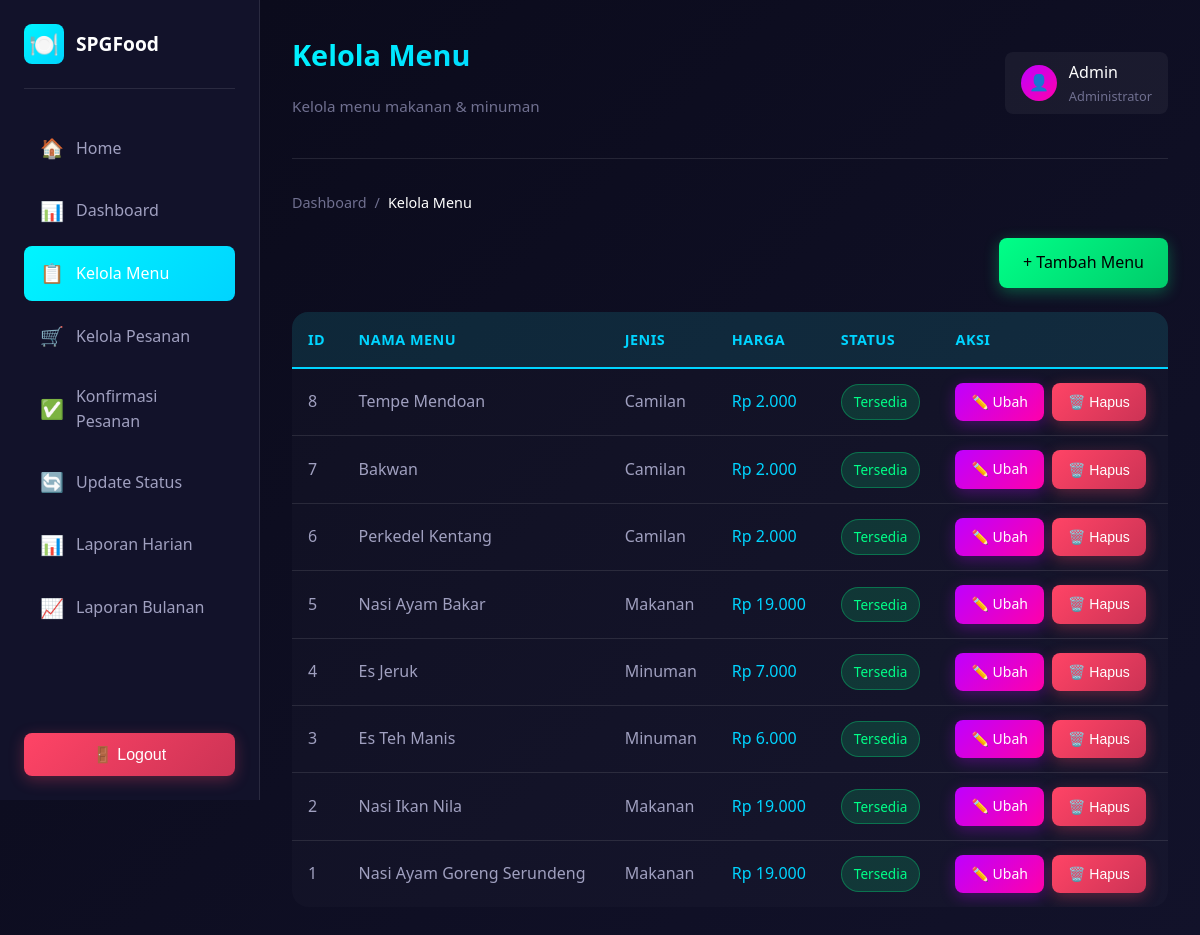
The page /kelola_menu.php (signed in) on the database its author committed.
### tables this page shows
CREATE TABLE `data_menu` (
  `id_menu` int(11) NOT NULL,
  `nama_menu` varchar(100) NOT NULL,
  `jenis_menu` varchar(50) NOT NULL,
  `harga` decimal(10,2) NOT NULL,
  `status` varchar(20) NOT NULL DEFAULT 'Tersedia'
);

### kelola_menu.php (the view, shortened to what this page needs)
<?php
include "koneksi.php";
$menu = mysqli_query($conn, "SELECT * FROM data_menu ORDER BY id_menu DESC");
?>
<!DOCTYPE html>
<html lang="id">
<head>
    <link rel="stylesheet" href="assets/css/style.css">
</head>
<body>
<?php include "includes/sidebar.php"; ?>
<main class="main-content">
    <?php include "includes/header.php"; ?>
    <nav class="breadcrumb">
        <a href="index.php" class="breadcrumb-item">Dashboard</a>
        <span class="breadcrumb-separator">/</span>
        <span class="breadcrumb-item active">Kelola Menu</span>
    </nav>
    <div class="d-flex justify-between align-center mb-3">
        <a href="tambah_menu.php" class="btn btn-success">+ Tambah Menu</a>
    </div>
    <div class="table-container">
        <?php if (mysqli_num_rows($menu) > 0): ?>
        <table class="table">
            <thead>
                <tr>
                    <th>ID</th>
                    <th>Nama Menu</th>
                    <th>Jenis</th>
                    <th>Harga</th>
                    <th>Status</th>
                    <th>Aksi</th>
                </tr>
            </thead>
            <tbody>
                <?php while ($data = mysqli_fetch_assoc($menu)): ?>
                <tr>
                    <td><?= $data['id_menu'] ?></td>
                    <td><?= $data['nama_menu'] ?></td>
                    <td><?= $data['jenis_menu'] ?></td>
                    <td style="color: var(--neon-cyan); font-weight: 500;">Rp <?= number_format($data['harga'], 0, ',', '.') ?></td>
                    <td>
                        <?php if ($data['status'] == 'Tersedia'): ?>
                            <span class="status-badge status-available">Tersedia</span>
                        <?php else: ?>
                            <span class="status-badge status-unavailable">Tidak Tersedia</span>
                        <?php endif; ?>
                    </td>
                    <td>
                        <div class="d-flex gap-1">
                            <a href="ubah_menu.php?id=<?= $data['id_menu'] ?>" class="btn btn-sm btn-secondary">✏️ Ubah</a>
                            <button onclick="confirmDelete(<?= $data['id_menu'] ?>)" class="btn btn-sm btn-danger">🗑️ Hapus</button>
                        </div>
                    </td>
                </tr>
                <?php endwhile; ?>
            </tbody>
        </table>
        <?php endif; ?>
    </div>
</main>
</body>
</html>

### assets/css/style.css (style rules this page uses)
:root { --bg-primary: #0a0a1a; --bg-secondary: #12122a; --bg-tertiary: #1a1a3a; --glass-bg: rgba(255, 255, 255, 0.05); --glass-border: rgba(255, 255, 255, 0.1); --glass-shadow: 0 8px 32px rgba(0, 0, 0, 0.37); --neon-blue: #00f5ff; --neon-purple: #bf00ff; --neon-cyan: #00d4ff; --neon-pink: #ff00aa; --text-primary: #ffffff; --text-secondary: #a0a0c0; --text-muted: #707090; --success: #00ff88; --warning: #ffaa00; --error: #ff4466; --gradient-1: linear-gradient(135deg, #667eea 0%, #764ba2 100%); --gradient-2: linear-gradient(135deg, #00f5ff 0%, #00d4ff 100%); --gradient-3: linear-gradient(135deg, #bf00ff 0%, #ff00aa 100%); --gradient-bg: linear-gradient(135deg, #0a0a1a 0%, #1a1a3a 50%, #0a0a1a 100%); --transition: all 0.3s cubic-bezier(0.4, 0, 0.2, 1); --radius-sm: 8px; --radius-md: 16px; --radius-lg: 24px; --radius-xl: 32px; }
* { margin: 0; padding: 0; box-sizing: border-box; }
html { scroll-behavior: smooth; }
body { font-family: 'Segoe UI', 'Inter', -apple-system, BlinkMacSystemFont, sans-serif; background: var(--gradient-bg); background-attachment: fixed; background-size: 400% 400%; animation: gradientShift 15s ease infinite; color: var(--text-primary); min-height: 100vh; line-height: 1.6; }
.btn { display: inline-flex; align-items: center; justify-content: center; gap: 8px; padding: 12px 24px; border: none; border-radius: var(--radius-sm); font-size: 1rem; font-weight: 500; cursor: pointer; text-decoration: none; transition: var(--transition); position: relative; overflow: hidden; }
.btn::before { content: ''; position: absolute; top: 0; left: -100%; width: 100%; height: 100%; background: linear-gradient(90deg, transparent, rgba(255,255,255,0.2), transparent); transition: var(--transition); }
.btn-secondary { background: var(--gradient-3); color: #fff; box-shadow: 0 4px 15px rgba(191, 0, 255, 0.3); }
.btn-success { background: linear-gradient(135deg, #00ff88 0%, #00cc6a 100%); color: #000; box-shadow: 0 4px 15px rgba(0, 255, 136, 0.3); }
.btn-danger { background: linear-gradient(135deg, #ff4466 0%, #cc3355 100%); color: #fff; box-shadow: 0 4px 15px rgba(255, 68, 102, 0.3); }
.btn-sm { padding: 8px 16px; font-size: 0.875rem; }
.table-container { overflow-x: auto; border-radius: var(--radius-md); }
.table { width: 100%; border-collapse: collapse; background: rgba(255, 255, 255, 0.02); }
.table thead { background: rgba(0, 245, 255, 0.1); border-bottom: 2px solid var(--neon-cyan); }
.table th { padding: 16px; text-align: left; font-weight: 600; color: var(--neon-cyan); font-size: 0.9rem; text-transform: uppercase; letter-spacing: 0.5px; }
.table td { padding: 14px 16px; border-bottom: 1px solid var(--glass-border); color: var(--text-secondary); }
.table tbody tr { transition: var(--transition); }
.table tbody tr:last-child td { border-bottom: none; }
.status-badge { display: inline-flex; align-items: center; gap: 6px; padding: 6px 12px; border-radius: 20px; font-size: 0.85rem; font-weight: 500; }
.status-available { background: rgba(0, 255, 136, 0.15); color: var(--success); border: 1px solid rgba(0, 255, 136, 0.3); }
.main-content { margin-left: 260px; padding: 32px; min-height: 100vh; }
.breadcrumb { display: flex; align-items: center; gap: 8px; margin-bottom: 24px; font-size: 0.9rem; }
.breadcrumb-item { color: var(--text-muted); text-decoration: none; transition: var(--transition); }
.breadcrumb-item.active { color: var(--text-primary); font-weight: 500; }
.breadcrumb-separator { color: var(--text-muted); }
.mb-3 { margin-bottom: 24px; }
.d-flex { display: flex; }
.align-center { align-items: center; }
.justify-between { justify-content: space-between; }
.gap-1 { gap: 8px; }

### rows shown on the page
data_menu: id_menu "8", nama_menu "Tempe Mendoan", jenis_menu "Camilan", harga "2.000", status "Tersedia"
data_menu: id_menu "7", nama_menu "Bakwan", jenis_menu "Camilan", harga "2.000", status "Tersedia"
data_menu: id_menu "6", nama_menu "Perkedel Kentang", jenis_menu "Camilan", harga "2.000", status "Tersedia"
data_menu: id_menu "5", nama_menu "Nasi Ayam Bakar", jenis_menu "Makanan", harga "19.000", status "Tersedia"
data_menu: id_menu "4", nama_menu "Es Jeruk", jenis_menu "Minuman", harga "7.000", status "Tersedia"
data_menu: id_menu "3", nama_menu "Es Teh Manis", jenis_menu "Minuman", harga "6.000", status "Tersedia"
data_menu: id_menu "2", nama_menu "Nasi Ikan Nila", jenis_menu "Makanan", harga "19.000", status "Tersedia"
data_menu: id_menu "1", nama_menu "Nasi Ayam Goreng Serundeng", jenis_menu "Makanan", harga "19.000", status "Tersedia"

### other values the page prints
$pageTitle "Kelola Menu"
$pageSubtitle "Kelola menu makanan & minuman"
